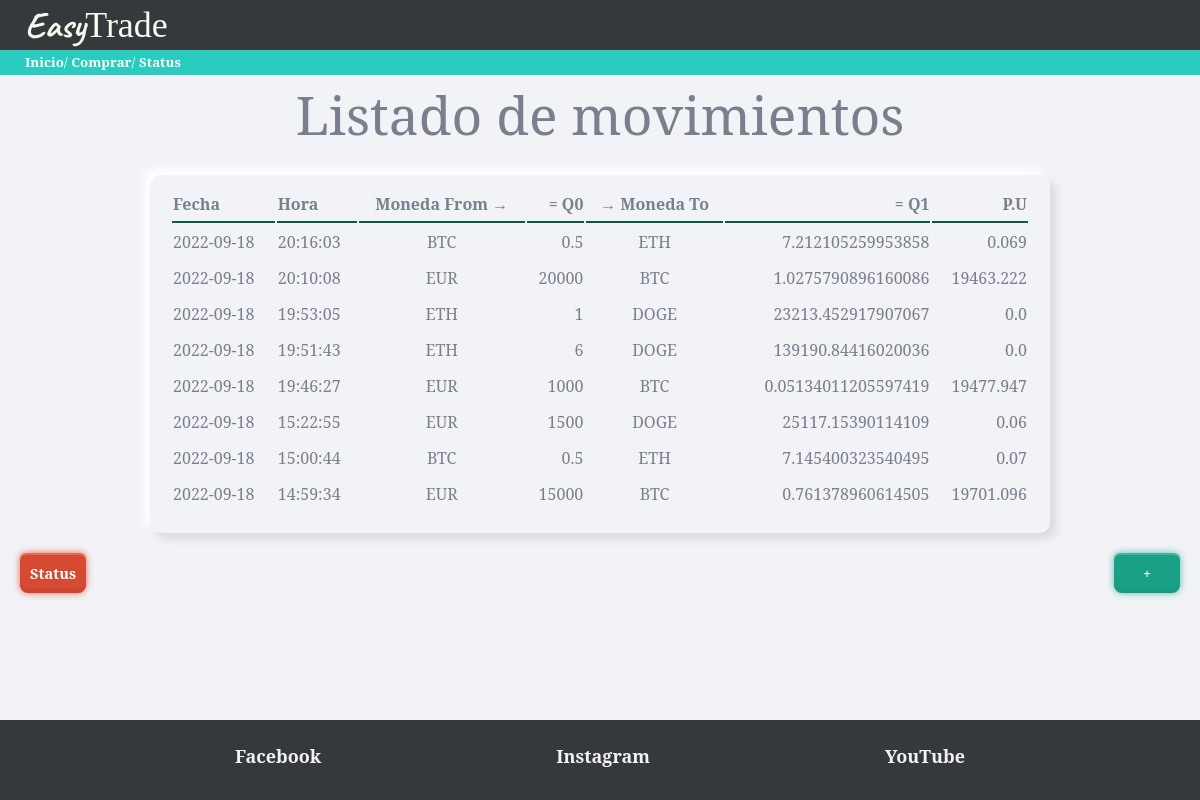
Before: / with the older database file.
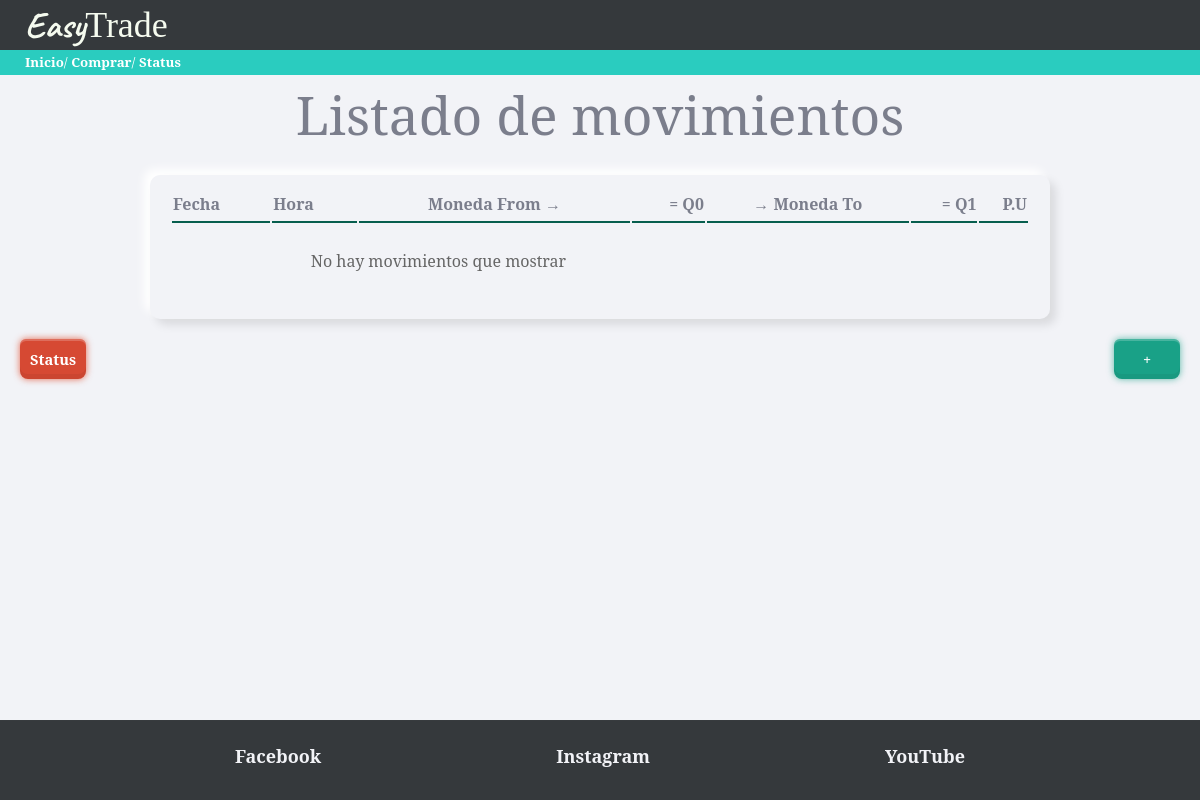
After: the same page with the newer database file.
### tables this page shows
CREATE TABLE "movimientos" (
	"id"	INTEGER NOT NULL,
	"fecha"	TEXT NOT NULL,
	"hora"	TEXT NOT NULL,
	"moneda_from"	TEXT NOT NULL DEFAULT 'EUR',
	"cantidad_from"	NUMERIC NOT NULL,
	"moneda_to"	REAL NOT NULL,
	"cantidad_to"	REAL NOT NULL,
	PRIMARY KEY("id" AUTOINCREMENT)
);

### trader/views.py (the view)
@app.route('/')
def movimientos():
    db = DBManager(RUTA)
    movimientos = db.consultaSQL('SELECT * FROM movimientos ORDER BY fecha DESC, hora DESC LIMIT 15')
    return render_template('inicio.html', movs=movimientos)

### trader/models.py (called while the page is built)
    def consultaSQL(self, consulta):
        conexion = sqlite3.connect(self.ruta)
        cursor = conexion.cursor()
        cursor.execute(consulta)
        self.movimientos = []
        nombres_columna = []
        for desc_columna in cursor.description:
            nombres_columna.append(desc_columna[0])
        datos = cursor.fetchall()
        for dato in datos:
            movimiento = {}
            indice = 0
            for nombre in nombres_columna:
                movimiento[nombre] = dato[indice]
                indice += 1
            self.movimientos.append(movimiento)
        conexion.close()
        return self.movimientos

### trader/templates/inicio.html (shortened to what this page needs)
{% extends "base.html" %}
{% block page_title %}
Listado de movimientos
{% endblock %}
{% block contenido %}
{{ super() }}
<table class="paper">
  <tr>
    <th class="titulo-tabla">Fecha</th>
    <th class="titulo-tabla">Hora</th>
    <th class="titulo-tabla moneda">Moneda From →</th>
    <th class="titulo-tabla numero">= Q0</th>
    <th class="titulo-tabla moneda">→ Moneda To</th>
    <th class="titulo-tabla numero">= Q1</th>
    <th class="titulo-tabla numero">P.U</th>
  </tr>
  {% if movs %}
  {% for mov in movs %}
  <tr>
    <td>
      {% if mov.fecha %}
        {{ mov.fecha }}
      {% else %}
        ---
      {% endif %}
    </td>
    <td>
      {% if mov.hora %}
        {{ mov.hora }}
      {% else %}
        ---
      {% endif %}
    </td>
    <td class="moneda"> {{ mov.moneda_from }} </td>
    <td class="numero">{{ mov.cantidad_from }}</td>
    <td class="moneda"> {{ mov.moneda_to }} </td>
    <td class="numero">{{ mov.cantidad_to }}</td>
    <td class="numero"> {{ (mov.cantidad_from / mov.cantidad_to)|round(3, 'common') }} </td>
  </tr>
  {% endfor %}
  {% else %}
  <tr>
    <td colspan="4" class="lista-vacia">No hay movimientos que mostrar</td>
  </tr>
  {% endif %}
</table>
<div class="acciones-inicio">
  <a class="red-button" href="/status">Status</a>
  <a class="green-button" href="/comprar">+</a>
</div>
{% endblock %}

### trader/templates/base.html (shortened to what this page needs)
<!DOCTYPE html>
<html lang="en">
<head>
  <link rel="stylesheet" href="../static/css/skeuos.css">
  <link rel="stylesheet" href="../static/css/styles.css">
  <link rel="stylesheet" href="../static/css/navbar.css">
  <link rel="stylesheet" href="../static/css/header.css">
  <link rel="stylesheet" href="../static/css/reset.css">
  <link rel="stylesheet" href="../static/css/compra.css">
  <link rel="stylesheet" href="../static/css/inicio.css">
  <link rel="stylesheet" href="../static/css/status.css">
  <link rel="stylesheet" href="../static/css/footer.css">
</head>
<body>
  {% include 'components/header.html' %}
  {% include 'components/navbar.html' %}
  <main>
    {% block contenido %}
    <h1>{% block page_title %}{% endblock %}</h1>
    {% endblock%}
  </main>
  {% include 'components/footer.html'%}
</body>
</html>

### trader/templates/components/header.html
<header class="header">
  <h4>
    <span class="logo">Easy</span>Trade
  </h4>
</header>

### trader/templates/components/navbar.html
<nav class="main-menu">
  <a href="/" >Inicio</a>/
  <a href="/comprar">Comprar</a>/
  <a href="/status">Status</a>
</nav>

### trader/templates/components/footer.html
<footer class="footer">
  <aside class="social">
    <ul class="redes-sociales">
      <li class="footer-item">
        <a href="https://www.Facebook.com/Litlejack" class="link" target="_blank">Facebook</a>
      </li>
      <li class="footer-item">
        <a href="https://www.instagram.com/root3012/" class="link" target="_blank">Instagram</a>
      </li>
      <li class="footer-item">
        <a href="https://www.youtube.com/channel/UCWIxBcuSJnKRgHjQM83-CDA" class="link" target="_blank">YouTube</a>
      </li>
    </ul>
  </aside>
</footer>

### trader/static/css/styles.css (style rules this page uses)
main { display: flex; position: relative; max-width: 1200px; margin:auto; padding: 0 20px; flex-wrap: wrap; flex-direction: column; justify-content: center; align-items: center; }
h1 { margin: 0 250px ; }
.lista-vacia { text-align: center; padding: 20px; color: #666; }

### trader/static/css/navbar.css (style rules this page uses)
nav { background-color: #2accbf; color: white; height: 25px; line-height: 25px; padding-left: 25px; }
nav.main-menu a { color: white; }

### trader/static/css/header.css (style rules this page uses)
header { position: relative; background-color: #35393c; color: #f5fbef; height: 50px; font-size: large; line-height: 54px; padding-left: 25px; top: 0; left: 0; }
header > h4 { position: absolute; margin: 0; font-family: 'Times New Roman', Times, serif; line-height: 50px; }
span.logo { position: relative; display: inline-block; font-family: 'Caveat',cursive; font-weight: 700; }

### trader/static/css/inicio.css (style rules this page uses)
table.paper { width: 100%; max-width: 900px; justify-content: center; }
.titulo-tabla { border-bottom: #075e4e 2px solid; text-align: left; }
.numero { text-align: right; }
.moneda { text-align: center; }
.acciones-inicio { margin-top: 20px; width: 100%; display: flex; justify-content: space-between; }

### trader/static/css/footer.css (style rules this page uses)
.footer { top: 100vh ; background-color: #35393c; display: flex; flex-direction: column-reverse; position: sticky; bottom: 0; padding-bottom: .35rem; margin-top: 3rem; line-height: 5rem; }
.lista-enlaces, .redes-sociales { list-style: none; padding: 0; display: flex; justify-content: space-evenly; color: black; margin: .25rem 0; }
a.link { font-size: large; color: #f2f3f7; }

Changed rows visible on the page:
removed movimientos: fecha "2022-09-18", hora "20:16:03", moneda_from "BTC", cantidad_from "0.5", moneda_to "ETH", cantidad_to "7.212105259953858", (mov.cantidad_from/mov.cantidad_to)|round(3,'common') "0.069"
removed movimientos: fecha "2022-09-18", hora "20:10:08", moneda_from "EUR", cantidad_from "20000", moneda_to "BTC", cantidad_to "1.0275790896160086", (mov.cantidad_from/mov.cantidad_to)|round(3,'common') "19463.222"
removed movimientos: fecha "2022-09-18", hora "19:53:05", moneda_from "ETH", cantidad_from "1", moneda_to "DOGE", cantidad_to "23213.452917907067", (mov.cantidad_from/mov.cantidad_to)|round(3,'common') "0.0"
removed movimientos: fecha "2022-09-18", hora "19:51:43", moneda_from "ETH", cantidad_from "6", moneda_to "DOGE", cantidad_to "139190.84416020036", (mov.cantidad_from/mov.cantidad_to)|round(3,'common') "0.0"
removed movimientos: fecha "2022-09-18", hora "19:46:27", moneda_from "EUR", cantidad_from "1000", moneda_to "BTC", cantidad_to "0.05134011205597419", (mov.cantidad_from/mov.cantidad_to)|round(3,'common') "19477.947"
removed movimientos: fecha "2022-09-18", hora "15:22:55", moneda_from "EUR", cantidad_from "1500", moneda_to "DOGE", cantidad_to "25117.15390114109", (mov.cantidad_from/mov.cantidad_to)|round(3,'common') "0.06"
removed movimientos: fecha "2022-09-18", hora "15:00:44", moneda_from "BTC", cantidad_from "0.5", moneda_to "ETH", cantidad_to "7.145400323540495", (mov.cantidad_from/mov.cantidad_to)|round(3,'common') "0.07"
removed movimientos: fecha "2022-09-18", hora "14:59:34", moneda_from "EUR", cantidad_from "15000", moneda_to "BTC", cantidad_to "0.761378960614505", (mov.cantidad_from/mov.cantidad_to)|round(3,'common') "19701.096"
Other visible differences:
text now shown: "No hay movimientos que mostrar"
